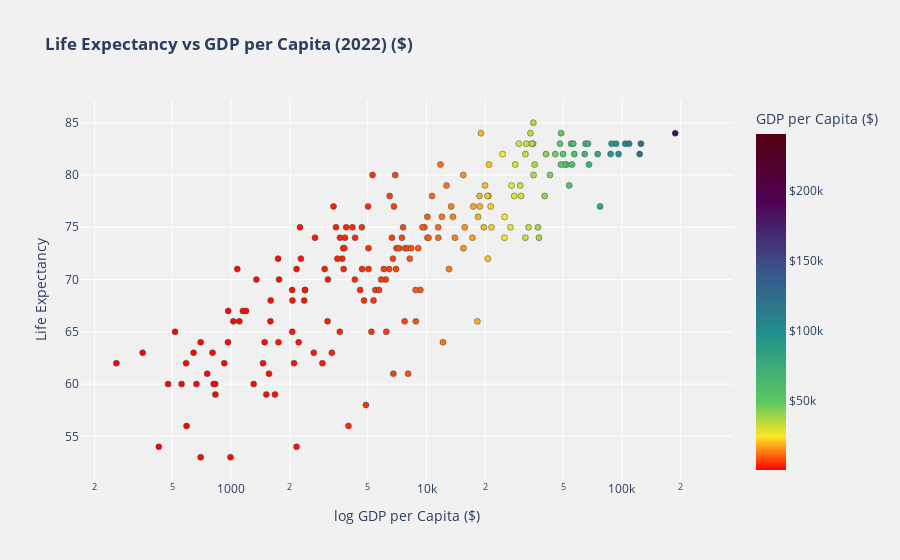

Notebook source saved alongside this figure:
### Markdown cell above
We can see a linear relationship between selected features ('Life Expectancy', 'Fertility Rate') and GDP per Capita. These two models perform very similarly. Random Forest has slightly higher R-squared score, outperforming Linear regression model slightly. Let's see what these features look like.

### Code cell
import plotly.express as px
import plotly.graph_objects as go
from plotly.subplots import make_subplots
import numpy as np

col_to_clean = [
    'Life Expectancy'
]

df_life_exp = df.copy()

df_2022 = (df_life_exp
           .pipe(filter_none, 'GDP per Capita ($)')
           .pipe(sort_dataframe, by_columns=['Country', 'Year'])
           .pipe(replace_zero_and_ffill, 
                 columns_to_impute=col_to_clean, 
                 group_by_column='Country')
           .pipe(filter_by_year, 2022)
          )

custom_scale = [
    [0.0, '#ff0000'],
    [0.1, '#fde725'],
    [0.2, '#5ec962'],
    [0.4, '#21918c'],
    [0.6, '#3b528b'],
    [0.8, '#500154'],
    [1.0, '#54010f']
]

# Create the scatter plot
fig = px.scatter(
    df_2022,
    x='GDP per Capita ($)',
    y='Life Expectancy',
    hover_name='Country',
    color='GDP per Capita ($)',
    color_continuous_scale=custom_scale,
    title='<b>Life Expectancy vs GDP per Capita (2022) ($)</b><br>',
    log_x=True,  # Log scale for better visualization
    labels={
        'GDP per Capita ($)': 'log GDP per Capita ($)',
        'Life Expectancy': 'Life Expectancy'
    }
)

fig.update_traces(
    hovertemplate=(
        "<b>%{hovertext}</b><br>"
        "GDP per Capita ($): $%{x:,.0f}<br>"
        "Life Expectancy (years): %{y:.0f}<br>"
    ),
    marker=dict(line=dict(width=0.5, color='DarkSlateGrey'))
)

fig.update_layout(
    height=560,
    width=900,
    plot_bgcolor='rgba(240,240,240,0.9)',
    paper_bgcolor='rgba(240,240,240,0.9)',
    xaxis=dict(gridcolor='white'),
    yaxis=dict(gridcolor='white'),
    coloraxis_colorbar=dict(
        title="GDP per Capita ($)",
        tickprefix="$"
    )
)

fig.show()

### Figure 1 — Plotly figure (JSON) as saved in the notebook; plotly's stock layout.template omitted (floating-point values rounded to 4 significant figures; data arrays with more than 128 entries replaced by an {"elided": "..."} marker saying what was removed)
{"data": [{"hovertemplate": "<b>%{hovertext}</b><br>GDP per Capita ($): $%{x:,.0f}<br>Life Expectancy (years): %{y:.0f}<br>", "hovertext": {"elided": "202 str values"}, "legendgroup": "", "marker": {"color": {"elided": "202 float values"}, "coloraxis": "coloraxis", "line": {"color": "DarkSlateGrey", "width": 0.5}, "symbol": "circle"}, "mode": "markers", "name": "", "orientation": "v", "showlegend": false, "type": "scatter", "x": {"elided": "202 float values"}, "xaxis": "x", "y": {"elided": "202 float values"}, "yaxis": "y"}], "layout": {"coloraxis": {"colorbar": {"tickprefix": "$", "title": {"text": "GDP per Capita ($)"}}, "colorscale": [[0, "#ff0000"], [0.1, "#fde725"], [0.2, "#5ec962"], [0.4, "#21918c"], [0.6, "#3b528b"], [0.8, "#500154"], [1, "#54010f"]]}, "height": 560, "legend": {"tracegroupgap": 0}, "paper_bgcolor": "rgba(240,240,240,0.9)", "plot_bgcolor": "rgba(240,240,240,0.9)", "title": {"text": "<b>Life Expectancy vs GDP per Capita (2022) ($)</b><br>"}, "width": 900, "xaxis": {"anchor": "y", "domain": [0, 1], "gridcolor": "white", "title": {"text": "log GDP per Capita ($)"}, "type": "log"}, "yaxis": {"anchor": "x", "domain": [0, 1], "gridcolor": "white", "title": {"text": "Life Expectancy"}}}}
